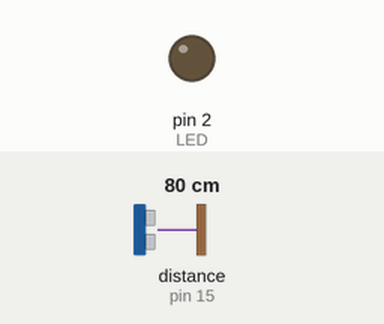
This sketch was run on a simulated Arduino Uno, built with avr-gcc and run on an emulated ATmega328P. Shown: output pins drawn as LEDs (lit = HIGH). Wiring (inferred from the names in the program): ultrasonic range finder: trigger pin 4; echo pin 15. The inputs (shaded band) are chosen by the test bench; at power-on: distance to the obstacle (sensor on pin 15) 80 cm. The echo pulse lasts 58.3 µs per cm; pins used as bus, display or sensor lines are not drawn.

Above: at 1.2 s.
1.3 s: distance to the obstacle (sensor on pin 15) set to 12 cm
2.8 s: distance to the obstacle (sensor on pin 15) set to 9 cm
At 3.6 s:
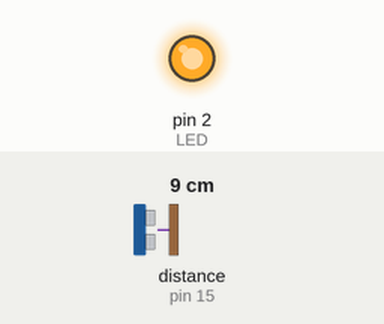
4.3 s: distance to the obstacle (sensor on pin 15) set to 18 cm
At 5.2 s:
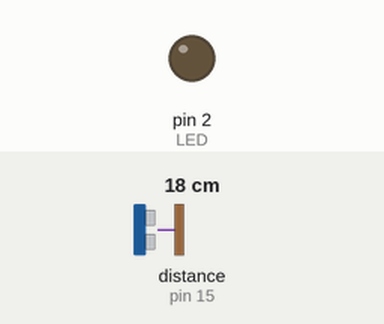
5.8 s: distance to the obstacle (sensor on pin 15) set to 2 cm
At 7.2 s:
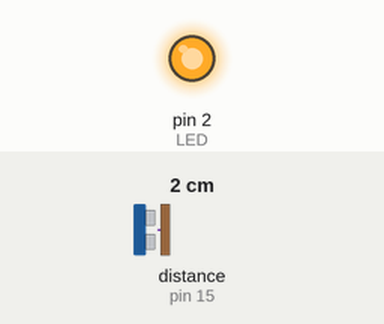
Timing chart, 0 to 8.3 s (numbered marks = the images above; inputs shaded):
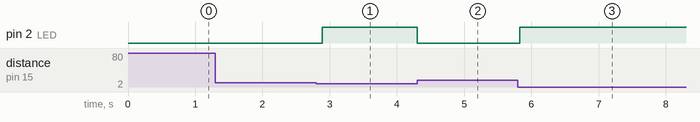

Measured:
- the behaviour switches between 11 and 10 cm on distance to the obstacle (sensor on pin 15) (found by bisection; images 0 and 1)
- after the input at 1.3 s, every drawn part: stays the same
- after the input at 2.8 s, pin 2 (LED): LOW → HIGH after 0.09 s
- after the input at 4.3 s, pin 2 (LED): HIGH → LOW at once
- after the input at 5.8 s, pin 2 (LED): LOW → HIGH at once

The sketch:

QuartoTesteDosSensoresSeiLa.ino
```cpp
//quarto teste dos sensores
//sei la

//definindo os pinos
#define TRIG_PIN 4
#define ECHO_PIN 15
#define LED 2

//definindo as variaveis
long duration;
float distance;

void setup(){
  //configurando os pinos
  pinMode(TRIG_PIN, OUTPUT);
  pinMode(ECHO_PIN, INPUT);
  pinMode(LED, OUTPUT);
}

void loop(){
  //SENSOR US
  //trig desativado por 2ms
  digitalWrite(TRIG_PIN, LOW);
  delayMicroseconds(2);
  //trig ativado por 10ms
  digitalWrite(TRIG_PIN, HIGH);
  delayMicroseconds(10);
  digitalWrite(TRIG_PIN, LOW);
  //calcula o tempo que o echo ficou em high
  duration = pulseIn(ECHO_PIN, HIGH, 30000);
  distance = duration * 0.034 / 2;
  //ACENDER LED
  //quando o sensor detecta algo ele fica LOW
  if(distance < 10){
    digitalWrite(LED, HIGH);
  }else{
    digitalWrite(LED, LOW);
  }
  delay(100);
}
```
